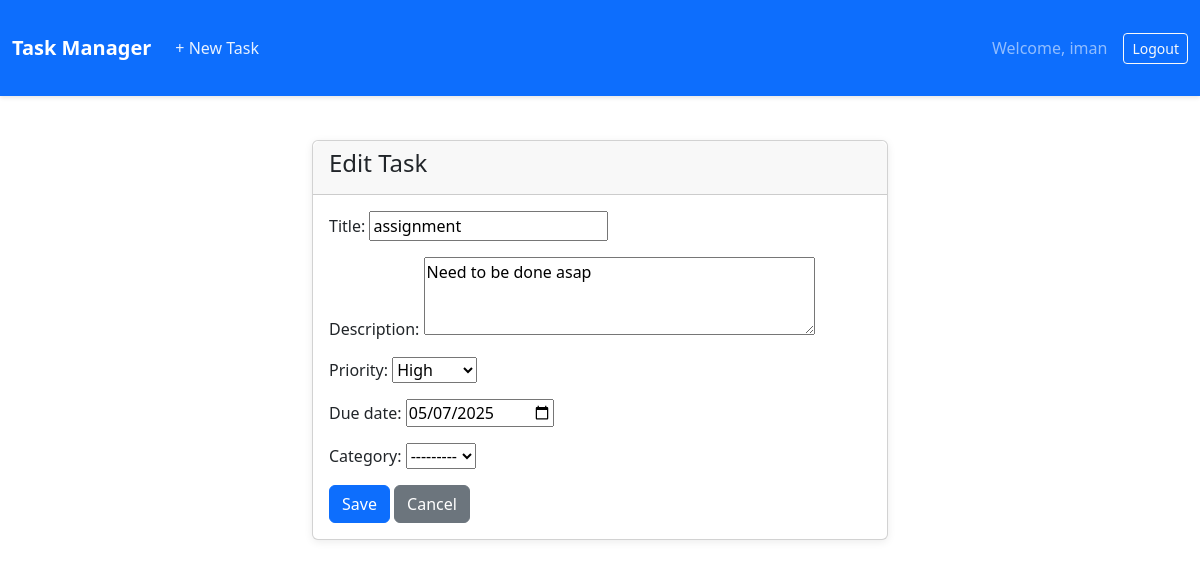
/task/edit/1/ (signed in), run on the app's committed database.
### taskmanager/models.py (models this page shows, shortened)
class Task(models.Model):
    PRIORITY_CHOICES = (
        ('H', 'High'),
        ('M', 'Medium'),
        ('L', 'Low'),
    )
    title = models.CharField(max_length=200)
    description = models.TextField(blank=True, null=True)
    due_date = models.DateField(blank=True, null=True)
    completed = models.BooleanField(default=False)
    priority = models.CharField(max_length=1, choices=PRIORITY_CHOICES, default='M')
    category = models.ForeignKey(Category, on_delete=models.SET_NULL, blank=True, null=True)
    user = models.ForeignKey(User, on_delete=models.CASCADE)
    created_at = models.DateTimeField(auto_now_add=True)

### taskmanager/views.py (the view)
# urls.py: path('task/edit/<int:task_id>/', views.edit_task, name='edit_task'),
@login_required
def edit_task(request, task_id):
    task = get_object_or_404(Task, id=task_id, user=request.user)
    if request.method == 'POST':
        form = TaskForm(request.user, request.POST, instance=task)
        if form.is_valid():
            form.save()
            return redirect('dashboard')
    else:
        form = TaskForm(request.user, instance=task)
    return render(request, 'taskmanager/task_form.html', {'form': form})

### taskmanager/forms.py
class TaskForm(forms.ModelForm):
    class Meta:
        model = Task
        fields = ["title", "description", "priority", "due_date", "category"]
        widgets = {
            "due_date": forms.DateInput(attrs={"type": "date"}),
            "description": forms.Textarea(attrs={"rows": 3}),
        }
    def __init__(self, user, *args, **kwargs):
        super().__init__(*args, **kwargs)
        self.fields['category'].queryset = Category.objects.filter(user=user)

### taskmanager/models.py (called while the page is built)
    def __str__(self):
        return self.name

### taskmanager/templates/taskmanager/task_form.html (shortened to what this page needs)
{% extends "taskmanager/base.html" %}
{% block content %}
     <div class="row">
        <div class="col-md-6 mx-auto">
            <div class="card">
                <div class="card-header">
                    <h4>{% if form.instance.id %}Edit Task{% else %}Add New Task{% endif %}</h4>
                    </div>
                    <div class="card-body">
                        <form method="post">
                            {{ form.as_p }}
                            <button type="submit" class="btn btn-primary">Save</button>
                            <a href="{% url 'dashboard' %}" class="btn btn-secondary">Cancel</a>
                        </form>
                    </div>
                </div>
            </div>
        </div>
     {% endblock %}

### taskmanager/templates/taskmanager/base.html (shortened to what this page needs)
{% load static %}
<!DOCTYPE html>
<html lang="en">
<head>
    <link rel="stylesheet" href="{% static 'taskmanager/css/style.css' %}">
    <link href="https://cdn.jsdelivr.net/npm/bootstrap@5.3.5/dist/css/bootstrap.min.css" rel="stylesheet">
</head>
<body>
    <nav class="navbar navbar-expand-lg navbar-dark bg-primary">
        <div class="container-fluid">
            <a class="navbar-brand" href="{% url 'dashboard' %}">Task Manager</a>
            <div class="navbar-collapse">
                {% if request.user.is_authenticated %}
                <ul class="navbar-nav me-auto">
                    <li class="nav-item">
                        <a class="nav-link" href="{% url 'add_task' %}">+ New Task</a>
                    </li>
                </ul>
                <span class="navbar-text me-3">Welcome, {{ request.user.username }}</span>
                <a href="{% url 'logout' %}" class="btn btn-sm btn-outline-light">Logout</a>
                {% else %}
                <a href="{% url 'login' %}" class="btn btn-sm btn-outline-light">Login</a>
                <a href="{% url 'register' %}" class="btn btn-sm btn-outline-light ms-2">Register</a>
                {% endif %}
            </div>
        </div>
    </nav>
    <div class="container-fluid mt-4">
        {% block content %}{% endblock %}
    </div>
</body>
</html>

### taskmanager/static/taskmanager/css/style.css (style rules this page uses)
body { background-color: #f8f9fa; font-family: 'Segoe UI', Arial, sans-serif; color: #333; line-height: 1.6; }
@media (min-width: 768px) { .row { display: flex; flex-wrap: wrap; } }
.navbar { background-color: #2563eb !important; box-shadow: 0 2px 4px rgba(0,0,0,.1); padding: 0.8rem 1rem; margin-bottom: 0; }
.navbar-brand { font-size: 1.4rem; font-weight: 600; color: white !important; }
.navbar-dark .navbar-nav .nav-link { color: rgba(255, 255, 255, 0.9); }
.navbar-text { color: rgba(255, 255, 255, 0.9); margin-right: 10px; }
.btn-outline-light { border-color: rgba(255, 255, 255, 0.5); }
.container-fluid { max-width: 1200px; padding: 20px; }
.card { border: none; box-shadow: 0 2px 8px rgba(0, 0, 0, 0.08); transition: transform 0.2s ease, box-shadow 0.2s ease; margin-bottom: 20px; border-radius: 8px; background: white; }
.card-header { background-color: #f8f9fa; border-bottom: 1px solid #eaeaea; font-weight: 600; padding: 12px 20px; display: flex; justify-content: space-between; align-items: center; border-radius: 8px 8px 0 0 !important; }
.card-body { padding: 1.25rem; }
.btn { border-radius: 6px; padding: 0.375rem 0.75rem; font-weight: 500; transition: all 0.2s ease; }
.btn-primary { background-color: #2563eb; border-color: #2563eb; }
.btn-sm { font-size: 0.75rem; padding: 0.25rem 0.5rem; }

### data on the page
Task: title "assignment", description "Need to be done asap", priority "High", due_date "05/07/2025", category "---------"

### other printed values
{{ request.user.username }} "iman"
